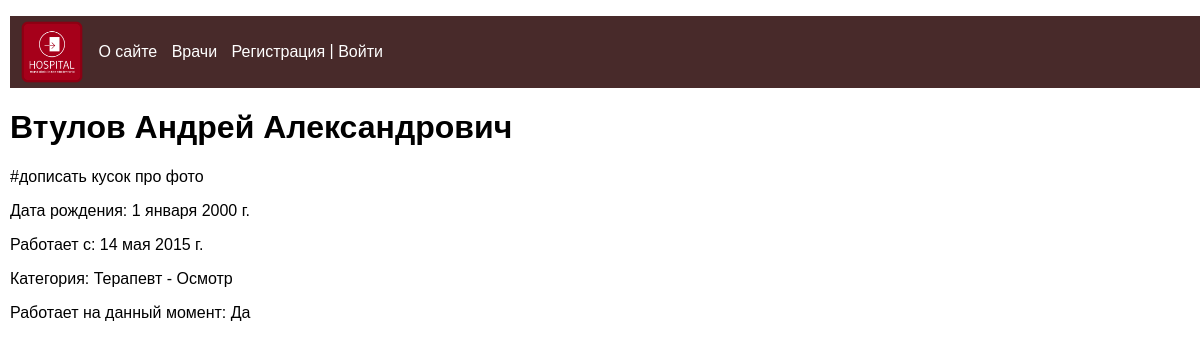
Screenshot of /medics/Vtulov/ with the database file from the repository.
### patients/models.py (models this page shows, shortened)
class Medics(models.Model):
    first_name = models.CharField(verbose_name='Имя', max_length=50)
    last_name = models.CharField(verbose_name='Фамилия', max_length=50)
    middle_name = models.CharField(verbose_name='Отчество', max_length=50)
    gender = models.CharField(verbose_name='Пол', max_length=1)
    birth_date = models.DateField(verbose_name='Дата рождения', default=date(2000, 1, 1))
    works_from = models.DateField(verbose_name='Работает с')
    is_working = models.BooleanField(verbose_name='Работает на данный момент', default=True)
    grouptype = models.ForeignKey('GroupType', on_delete=models.CASCADE, verbose_name='Категория')
    slug = models.SlugField(verbose_name='URL', max_length=255, unique=True, db_index=True)
    user = models.ForeignKey(User, verbose_name='Пользователь', on_delete=models.CASCADE)
    class Meta:
        verbose_name = 'Врач'
        verbose_name_plural = 'Врачи'
        ordering = ['last_name', 'first_name']

class GroupType(models.Model):
    grouptype = models.CharField(verbose_name="Категория", max_length=50)
    service = models.CharField(verbose_name="Оказываемая услуга", max_length=50)
    class Meta:
        verbose_name = 'Категория'
        verbose_name_plural = 'Категории'
        ordering = ['grouptype']
    def __str__(self):
        return f'{self.grouptype} - {self.service}'

### patients/views.py (the view)
# urls.py: path('medics/<slug:med_slug>/', ShowMedic.as_view(), name='medic'),
class ShowMedic(DataMixin, DetailView):
    model = Medics
    template_name = 'patients/medics.html'
    slug_url_kwarg = 'med_slug'
    context_object_name = 'med'
    def get_context_data(self, *, object_list=None, **kwargs):
        context = super().get_context_data(**kwargs)
        c_def = self.get_user_context()
        return {**context, **c_def}

### patients/utils.py (called while the page is built)
    def get_user_context(self, **kwargs):
        context = kwargs
        context['menu'] = menu
        return context

### patients/templates/patients/medics.html
{% extends 'patients/base.html' %}
{% block content %}
<h1>{{med.last_name}} {{med.first_name}} {{med.middle_name}}</h1>
#дописать кусок про фото
<p>Дата рождения: {{med.birth_date}}</p>
<p>Работает с: {{med.works_from}}</p>
<p>Категория: {{med.grouptype}}</p>
{% if med.is_working %}
    <p>Работает на данный момент: Да</p>
    {% else %} <p>Работает на данный момент: Нет</p>
{% endif %}
{% endblock %}

### patients/static/patients/css/styles.css (style rules this page uses)
body { font-family: "Arial"; margin: 0; padding: 0 10px 0 10px; height: 100%; width: 100%; color: #444: }

### rows the page displays
Medics: last_name "Втулов", first_name "Андрей", middle_name "Александрович", birth_date "1 января 2000 г.", works_from "14 мая 2015 г.", grouptype "Терапевт - Осмотр"

### other values shown
{{ m.title }} "О сайте" "Врачи"
